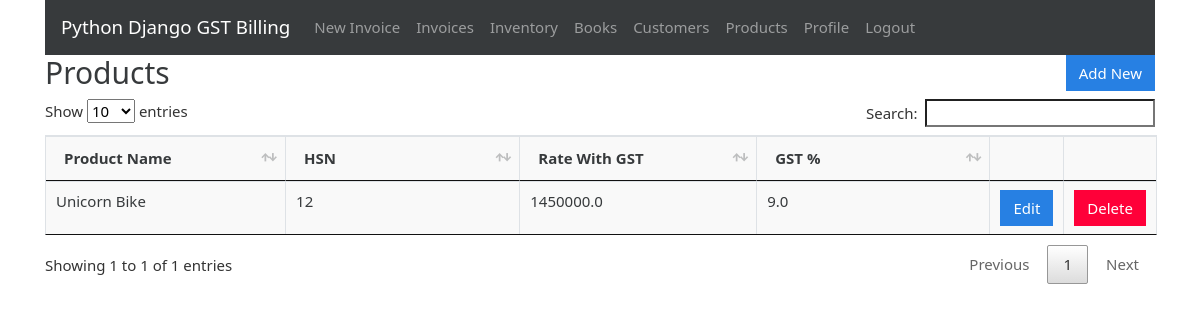
The page /products (signed in) on the database its author committed.
### gstbillingapp/models.py (models this page shows, shortened)
class Product(models.Model):
    user = models.ForeignKey(User, null=True, blank=True, on_delete=models.SET_NULL)
    product_name = models.CharField(max_length=200)
    product_hsn = models.CharField(max_length=50, null=True, blank=True)
    product_unit = models.CharField(max_length=50)
    product_gst_percentage = models.FloatField()
    product_rate_with_gst = models.FloatField()

### gstbillingapp/views.py (the view)
# urls.py: path('products', views.products, name='products'),
@login_required
def products(request):
    context = {}
    context['products'] = Product.objects.filter(user=request.user)
    return render(request, 'gstbillingapp/products.html', context)

### gstbillingapp/templates/gstbillingapp/products.html (shortened to what this page needs)
{% extends "gstbillingapp/base.html" %}
{% load static %}
{% block content %}
		<div class="row">
			<div class="col">
				<h2>Products</h2>
			</div>
			<div class="col">
				<a href="{% url 'product_add' %}" id="add_product_btn"><button type="button" class="btn btn-primary">Add New</button></a>
			</div>
		</div>
		<table class="table table-bordered" id="product-table">
			<thead>
				<tr>
					<th>Product Name</th>
					<th>HSN</th>
					<th>Rate With GST</th>
					<th>GST %</th>
					<th></th>
					<th></th>
				</tr>
			</thead>
			<tbody class="two-col-form">
				{% for product in products %}
				<tr>
	 				<td>{{product.product_name}}</td>
	 				<td>{{product.product_hsn}}</td>
	 				<td>{{product.product_rate_with_gst}}</td>
	 				<td>{{product.product_gst_percentage}}</td>
	 				<td><a href="{% url 'product_edit' product.id %}"><button type="button" class="btn btn-primary">Edit</button></a></td>
	 				<td><button type="button" class="btn btn-danger" data-toggle="modal" data-target="#productDeleteModal" data-product-id="{{product.id}}" data-product-name="{{product.product_name}}">Delete</button></td>
				</tr>
				{% endfor %}
			</tbody>
		</table>
{% endblock %}

### gstbillingapp/static/gstbillingapp/main.css (style rules this page uses)
.table-bordered td, .table-bordered th { padding: 0.25em; }
.table-bordered tbody td, .table-bordered tbody th, .table-bordered thead th, .table-bordered thead td { background: #f9f9f9; }
.two-col-form td, .two-col-form th { width: 25%; }
#add_customer_btn, #add_product_btn { float: right; }

### rows shown on the page
Product: product_name "Unicorn Bike", product_hsn "12", product_rate_with_gst "1450000.0", product_gst_percentage "9.0"
